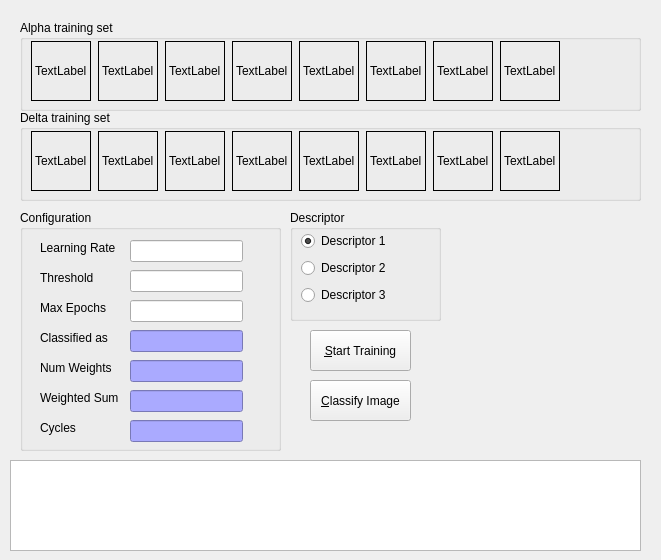
<?xml version="1.0" encoding="UTF-8"?>
<ui version="4.0">
 <class>Perceptron</class>
 <widget class="QWidget" name="Perceptron">
  <property name="geometry">
   <rect>
    <x>0</x>
    <y>0</y>
    <width>661</width>
    <height>560</height>
   </rect>
  </property>
  <property name="sizePolicy">
   <sizepolicy hsizetype="Fixed" vsizetype="Fixed">
    <horstretch>0</horstretch>
    <verstretch>0</verstretch>
   </sizepolicy>
  </property>
  <property name="minimumSize">
   <size>
    <width>0</width>
    <height>0</height>
   </size>
  </property>
  <property name="windowTitle">
   <string>Form</string>
  </property>
  <widget class="QGroupBox" name="groupBox_alphaset">
   <property name="geometry">
    <rect>
     <x>20</x>
     <y>20</y>
     <width>621</width>
     <height>91</height>
    </rect>
   </property>
   <property name="title">
    <string>Alpha training set</string>
   </property>
   <widget class="QLabel" name="label_img_alpha1">
    <property name="geometry">
     <rect>
      <x>11</x>
      <y>21</y>
      <width>60</width>
      <height>60</height>
     </rect>
    </property>
    <property name="minimumSize">
     <size>
      <width>60</width>
      <height>60</height>
     </size>
    </property>
    <property name="maximumSize">
     <size>
      <width>60</width>
      <height>60</height>
     </size>
    </property>
    <property name="frameShape">
     <enum>QFrame::Box</enum>
    </property>
    <property name="text">
     <string>TextLabel</string>
    </property>
    <property name="margin">
     <number>0</number>
    </property>
   </widget>
   <widget class="QLabel" name="label_img_alpha2">
    <property name="geometry">
     <rect>
      <x>78</x>
      <y>21</y>
      <width>60</width>
      <height>60</height>
     </rect>
    </property>
    <property name="minimumSize">
     <size>
      <width>60</width>
      <height>60</height>
     </size>
    </property>
    <property name="maximumSize">
     <size>
      <width>60</width>
      <height>60</height>
     </size>
    </property>
    <property name="frameShape">
     <enum>QFrame::Box</enum>
    </property>
    <property name="text">
     <string>TextLabel</string>
    </property>
    <property name="margin">
     <number>0</number>
    </property>
   </widget>
   <widget class="QLabel" name="label_img_alpha3">
    <property name="geometry">
     <rect>
      <x>145</x>
      <y>21</y>
      <width>60</width>
      <height>60</height>
     </rect>
    </property>
    <property name="minimumSize">
     <size>
      <width>60</width>
      <height>60</height>
     </size>
    </property>
    <property name="maximumSize">
     <size>
      <width>60</width>
      <height>60</height>
     </size>
    </property>
    <property name="frameShape">
     <enum>QFrame::Box</enum>
    </property>
    <property name="text">
     <string>TextLabel</string>
    </property>
    <property name="margin">
     <number>0</number>
    </property>
   </widget>
   <widget class="QLabel" name="label_img_alpha4">
    <property name="geometry">
     <rect>
      <x>212</x>
      <y>21</y>
      <width>60</width>
      <height>60</height>
     </rect>
    </property>
    <property name="minimumSize">
     <size>
      <width>60</width>
      <height>60</height>
     </size>
    </property>
    <property name="maximumSize">
     <size>
      <width>60</width>
      <height>60</height>
     </size>
    </property>
    <property name="frameShape">
     <enum>QFrame::Box</enum>
    </property>
    <property name="text">
     <string>TextLabel</string>
    </property>
    <property name="margin">
     <number>0</number>
    </property>
   </widget>
   <widget class="QLabel" name="label_img_alpha5">
    <property name="geometry">
     <rect>
      <x>279</x>
      <y>21</y>
      <width>60</width>
      <height>60</height>
     </rect>
    </property>
    <property name="minimumSize">
     <size>
      <width>60</width>
      <height>60</height>
     </size>
    </property>
    <property name="maximumSize">
     <size>
      <width>60</width>
      <height>60</height>
     </size>
    </property>
    <property name="frameShape">
     <enum>QFrame::Box</enum>
    </property>
    <property name="text">
     <string>TextLabel</string>
    </property>
    <property name="margin">
     <number>0</number>
    </property>
   </widget>
   <widget class="QLabel" name="label_img_alpha6">
    <property name="geometry">
     <rect>
      <x>346</x>
      <y>21</y>
      <width>60</width>
      <height>60</height>
     </rect>
    </property>
    <property name="minimumSize">
     <size>
      <width>60</width>
      <height>60</height>
     </size>
    </property>
    <property name="maximumSize">
     <size>
      <width>60</width>
      <height>60</height>
     </size>
    </property>
    <property name="frameShape">
     <enum>QFrame::Box</enum>
    </property>
    <property name="text">
     <string>TextLabel</string>
    </property>
    <property name="margin">
     <number>0</number>
    </property>
   </widget>
   <widget class="QLabel" name="label_img_alpha7">
    <property name="geometry">
     <rect>
      <x>413</x>
      <y>21</y>
      <width>60</width>
      <height>60</height>
     </rect>
    </property>
    <property name="minimumSize">
     <size>
      <width>60</width>
      <height>60</height>
     </size>
    </property>
    <property name="maximumSize">
     <size>
      <width>60</width>
      <height>60</height>
     </size>
    </property>
    <property name="frameShape">
     <enum>QFrame::Box</enum>
    </property>
    <property name="text">
     <string>TextLabel</string>
    </property>
    <property name="margin">
     <number>0</number>
    </property>
   </widget>
   <widget class="QLabel" name="label_img_alpha8">
    <property name="geometry">
     <rect>
      <x>480</x>
      <y>21</y>
      <width>60</width>
      <height>60</height>
     </rect>
    </property>
    <property name="minimumSize">
     <size>
      <width>60</width>
      <height>60</height>
     </size>
    </property>
    <property name="maximumSize">
     <size>
      <width>60</width>
      <height>60</height>
     </size>
    </property>
    <property name="frameShape">
     <enum>QFrame::Box</enum>
    </property>
    <property name="text">
     <string>TextLabel</string>
    </property>
    <property name="margin">
     <number>0</number>
    </property>
   </widget>
  </widget>
  <widget class="QGroupBox" name="groupBox_deltaset">
   <property name="geometry">
    <rect>
     <x>20</x>
     <y>110</y>
     <width>621</width>
     <height>91</height>
    </rect>
   </property>
   <property name="title">
    <string>Delta training set</string>
   </property>
   <widget class="QLabel" name="label_img_delta2">
    <property name="geometry">
     <rect>
      <x>78</x>
      <y>21</y>
      <width>60</width>
      <height>60</height>
     </rect>
    </property>
    <property name="minimumSize">
     <size>
      <width>60</width>
      <height>60</height>
     </size>
    </property>
    <property name="maximumSize">
     <size>
      <width>60</width>
      <height>60</height>
     </size>
    </property>
    <property name="frameShape">
     <enum>QFrame::Box</enum>
    </property>
    <property name="text">
     <string>TextLabel</string>
    </property>
    <property name="margin">
     <number>0</number>
    </property>
   </widget>
   <widget class="QLabel" name="label_img_delta1">
    <property name="geometry">
     <rect>
      <x>11</x>
      <y>21</y>
      <width>60</width>
      <height>60</height>
     </rect>
    </property>
    <property name="minimumSize">
     <size>
      <width>60</width>
      <height>60</height>
     </size>
    </property>
    <property name="maximumSize">
     <size>
      <width>60</width>
      <height>60</height>
     </size>
    </property>
    <property name="frameShape">
     <enum>QFrame::Box</enum>
    </property>
    <property name="text">
     <string>TextLabel</string>
    </property>
    <property name="margin">
     <number>0</number>
    </property>
   </widget>
   <widget class="QLabel" name="label_img_delta3">
    <property name="geometry">
     <rect>
      <x>145</x>
      <y>21</y>
      <width>60</width>
      <height>60</height>
     </rect>
    </property>
    <property name="minimumSize">
     <size>
      <width>60</width>
      <height>60</height>
     </size>
    </property>
    <property name="maximumSize">
     <size>
      <width>60</width>
      <height>60</height>
     </size>
    </property>
    <property name="frameShape">
     <enum>QFrame::Box</enum>
    </property>
    <property name="text">
     <string>TextLabel</string>
    </property>
    <property name="margin">
     <number>0</number>
    </property>
   </widget>
   <widget class="QLabel" name="label_img_delta4">
    <property name="geometry">
     <rect>
      <x>212</x>
      <y>21</y>
      <width>60</width>
      <height>60</height>
     </rect>
    </property>
    <property name="minimumSize">
     <size>
      <width>60</width>
      <height>60</height>
     </size>
    </property>
    <property name="maximumSize">
     <size>
      <width>60</width>
      <height>60</height>
     </size>
    </property>
    <property name="frameShape">
     <enum>QFrame::Box</enum>
    </property>
    <property name="text">
     <string>TextLabel</string>
    </property>
    <property name="margin">
     <number>0</number>
    </property>
   </widget>
   <widget class="QLabel" name="label_img_delta5">
    <property name="geometry">
     <rect>
      <x>279</x>
      <y>21</y>
      <width>60</width>
      <height>60</height>
     </rect>
    </property>
    <property name="minimumSize">
     <size>
      <width>60</width>
      <height>60</height>
     </size>
    </property>
    <property name="maximumSize">
     <size>
      <width>60</width>
      <height>60</height>
     </size>
    </property>
    <property name="frameShape">
     <enum>QFrame::Box</enum>
    </property>
    <property name="text">
     <string>TextLabel</string>
    </property>
    <property name="margin">
     <number>0</number>
    </property>
   </widget>
   <widget class="QLabel" name="label_img_delta6">
    <property name="geometry">
     <rect>
      <x>346</x>
      <y>21</y>
      <width>60</width>
      <height>60</height>
     </rect>
    </property>
    <property name="minimumSize">
     <size>
      <width>60</width>
      <height>60</height>
     </size>
    </property>
    <property name="maximumSize">
     <size>
      <width>60</width>
      <height>60</height>
     </size>
    </property>
    <property name="frameShape">
     <enum>QFrame::Box</enum>
    </property>
    <property name="text">
     <string>TextLabel</string>
    </property>
    <property name="margin">
     <number>0</number>
    </property>
   </widget>
   <widget class="QLabel" name="label_img_delta7">
    <property name="geometry">
     <rect>
      <x>413</x>
      <y>21</y>
      <width>60</width>
      <height>60</height>
     </rect>
    </property>
    <property name="minimumSize">
     <size>
      <width>60</width>
      <height>60</height>
     </size>
    </property>
    <property name="maximumSize">
     <size>
      <width>60</width>
      <height>60</height>
     </size>
    </property>
    <property name="frameShape">
     <enum>QFrame::Box</enum>
    </property>
    <property name="text">
     <string>TextLabel</string>
    </property>
    <property name="margin">
     <number>0</number>
    </property>
   </widget>
   <widget class="QLabel" name="label_img_delta8">
    <property name="geometry">
     <rect>
      <x>480</x>
      <y>21</y>
      <width>60</width>
      <height>60</height>
     </rect>
    </property>
    <property name="minimumSize">
     <size>
      <width>60</width>
      <height>60</height>
     </size>
    </property>
    <property name="maximumSize">
     <size>
      <width>60</width>
      <height>60</height>
     </size>
    </property>
    <property name="frameShape">
     <enum>QFrame::Box</enum>
    </property>
    <property name="text">
     <string>TextLabel</string>
    </property>
    <property name="margin">
     <number>0</number>
    </property>
   </widget>
  </widget>
  <widget class="QGroupBox" name="groupBox">
   <property name="geometry">
    <rect>
     <x>20</x>
     <y>210</y>
     <width>261</width>
     <height>241</height>
    </rect>
   </property>
   <property name="title">
    <string>Configuration</string>
   </property>
   <widget class="QLabel" name="label">
    <property name="geometry">
     <rect>
      <x>20</x>
      <y>30</y>
      <width>91</width>
      <height>16</height>
     </rect>
    </property>
    <property name="text">
     <string>Learning Rate</string>
    </property>
   </widget>
   <widget class="QLineEdit" name="lineEditLearningRate">
    <property name="geometry">
     <rect>
      <x>110</x>
      <y>30</y>
      <width>113</width>
      <height>22</height>
     </rect>
    </property>
   </widget>
   <widget class="QLabel" name="label_2">
    <property name="geometry">
     <rect>
      <x>20</x>
      <y>60</y>
      <width>91</width>
      <height>16</height>
     </rect>
    </property>
    <property name="text">
     <string>Threshold</string>
    </property>
   </widget>
   <widget class="QLineEdit" name="lineEditThreshold">
    <property name="geometry">
     <rect>
      <x>110</x>
      <y>60</y>
      <width>113</width>
      <height>22</height>
     </rect>
    </property>
   </widget>
   <widget class="QLabel" name="label_3">
    <property name="geometry">
     <rect>
      <x>20</x>
      <y>90</y>
      <width>91</width>
      <height>16</height>
     </rect>
    </property>
    <property name="text">
     <string>Max Epochs</string>
    </property>
   </widget>
   <widget class="QLineEdit" name="lineEditMaxEpochs">
    <property name="geometry">
     <rect>
      <x>110</x>
      <y>90</y>
      <width>113</width>
      <height>22</height>
     </rect>
    </property>
   </widget>
   <widget class="QLabel" name="label_4">
    <property name="geometry">
     <rect>
      <x>20</x>
      <y>120</y>
      <width>91</width>
      <height>16</height>
     </rect>
    </property>
    <property name="text">
     <string>Classified as</string>
    </property>
   </widget>
   <widget class="QLineEdit" name="lineEditClassification">
    <property name="geometry">
     <rect>
      <x>110</x>
      <y>120</y>
      <width>113</width>
      <height>22</height>
     </rect>
    </property>
    <property name="styleSheet">
     <string notr="true">background-color: rgb(170, 170, 255);</string>
    </property>
    <property name="readOnly">
     <bool>true</bool>
    </property>
   </widget>
   <widget class="QLabel" name="label_5">
    <property name="geometry">
     <rect>
      <x>20</x>
      <y>150</y>
      <width>91</width>
      <height>16</height>
     </rect>
    </property>
    <property name="text">
     <string>Num Weights</string>
    </property>
   </widget>
   <widget class="QLineEdit" name="lineEditNumWeights">
    <property name="geometry">
     <rect>
      <x>110</x>
      <y>150</y>
      <width>113</width>
      <height>22</height>
     </rect>
    </property>
    <property name="styleSheet">
     <string notr="true">background-color: rgb(170, 170, 255);</string>
    </property>
    <property name="readOnly">
     <bool>true</bool>
    </property>
   </widget>
   <widget class="QLabel" name="label_6">
    <property name="geometry">
     <rect>
      <x>20</x>
      <y>180</y>
      <width>91</width>
      <height>16</height>
     </rect>
    </property>
    <property name="text">
     <string>Weighted Sum</string>
    </property>
   </widget>
   <widget class="QLineEdit" name="lineEditNumCycles">
    <property name="geometry">
     <rect>
      <x>110</x>
      <y>210</y>
      <width>113</width>
      <height>22</height>
     </rect>
    </property>
    <property name="styleSheet">
     <string notr="true">background-color: rgb(170, 170, 255);</string>
    </property>
    <property name="readOnly">
     <bool>true</bool>
    </property>
   </widget>
   <widget class="QLineEdit" name="lineEditNumWeightedSum">
    <property name="geometry">
     <rect>
      <x>110</x>
      <y>180</y>
      <width>113</width>
      <height>22</height>
     </rect>
    </property>
    <property name="styleSheet">
     <string notr="true">background-color: rgb(170, 170, 255);</string>
    </property>
    <property name="readOnly">
     <bool>true</bool>
    </property>
   </widget>
   <widget class="QLabel" name="label_7">
    <property name="geometry">
     <rect>
      <x>20</x>
      <y>210</y>
      <width>91</width>
      <height>16</height>
     </rect>
    </property>
    <property name="text">
     <string>Cycles</string>
    </property>
   </widget>
  </widget>
  <widget class="QPushButton" name="pbtnStartTraining">
   <property name="geometry">
    <rect>
     <x>310</x>
     <y>330</y>
     <width>101</width>
     <height>41</height>
    </rect>
   </property>
   <property name="text">
    <string>&amp;Start Training</string>
   </property>
  </widget>
  <widget class="QPlainTextEdit" name="plainTextEdit">
   <property name="geometry">
    <rect>
     <x>10</x>
     <y>460</y>
     <width>631</width>
     <height>91</height>
    </rect>
   </property>
  </widget>
  <widget class="QGroupBox" name="groupBox_descriptor">
   <property name="geometry">
    <rect>
     <x>290</x>
     <y>210</y>
     <width>151</width>
     <height>111</height>
    </rect>
   </property>
   <property name="title">
    <string>Descriptor</string>
   </property>
   <property name="flat">
    <bool>false</bool>
   </property>
   <property name="checkable">
    <bool>false</bool>
   </property>
   <widget class="QRadioButton" name="radioButton_desc1">
    <property name="geometry">
     <rect>
      <x>11</x>
      <y>21</y>
      <width>96</width>
      <height>20</height>
     </rect>
    </property>
    <property name="text">
     <string>Descriptor 1</string>
    </property>
    <property name="checked">
     <bool>true</bool>
    </property>
   </widget>
   <widget class="QRadioButton" name="radioButton_desc2">
    <property name="geometry">
     <rect>
      <x>11</x>
      <y>48</y>
      <width>96</width>
      <height>20</height>
     </rect>
    </property>
    <property name="text">
     <string>Descriptor 2</string>
    </property>
   </widget>
   <widget class="QRadioButton" name="radioButton_desc3">
    <property name="geometry">
     <rect>
      <x>11</x>
      <y>75</y>
      <width>96</width>
      <height>20</height>
     </rect>
    </property>
    <property name="text">
     <string>Descriptor 3</string>
    </property>
   </widget>
  </widget>
  <widget class="QPushButton" name="pbtnClassifyImage">
   <property name="geometry">
    <rect>
     <x>310</x>
     <y>380</y>
     <width>101</width>
     <height>41</height>
    </rect>
   </property>
   <property name="text">
    <string>&amp;Classify Image</string>
   </property>
  </widget>
  <widget class="IconWidget" name="widget_iconeditor" native="true">
   <property name="geometry">
    <rect>
     <x>450</x>
     <y>220</y>
     <width>180</width>
     <height>180</height>
    </rect>
   </property>
   <property name="minimumSize">
    <size>
     <width>180</width>
     <height>180</height>
    </size>
   </property>
  </widget>
 </widget>
 <customwidgets>
  <customwidget>
   <class>IconWidget</class>
   <extends>QWidget</extends>
   <header location="global">iconwidget.h</header>
   <container>1</container>
  </customwidget>
 </customwidgets>
 <resources/>
 <connections/>
</ui>
